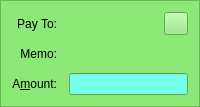
  <widget class="QFrame" name="SendCoins_SecurePaymentRequest">
   <property name="palette">
    <palette>
     <active>
      <colorrole role="WindowText">
       <brush brushstyle="SolidPattern">
        <color alpha="255">
         <red>0</red>
         <green>0</green>
         <blue>0</blue>
        </color>
       </brush>
      </colorrole>
      <colorrole role="Button">
       <brush brushstyle="SolidPattern">
        <color alpha="255">
         <red>140</red>
         <green>232</green>
         <blue>119</blue>
        </color>
       </brush>
      </colorrole>
      <colorrole role="Light">
       <brush brushstyle="SolidPattern">
        <color alpha="255">
         <red>230</red>
         <green>255</green>
         <blue>224</blue>
        </color>
       </brush>
      </colorrole>
      <colorrole role="Midlight">
       <brush brushstyle="SolidPattern">
        <color alpha="255">
         <red>185</red>
         <green>243</green>
         <blue>171</blue>
        </color>
       </brush>
      </colorrole>
      <colorrole role="Dark">
       <brush brushstyle="SolidPattern">
        <color alpha="255">
         <red>70</red>
         <green>116</green>
         <blue>59</blue>
        </color>
       </brush>
      </colorrole>
      <colorrole role="Mid">
       <brush brushstyle="SolidPattern">
        <color alpha="255">
         <red>93</red>
         <green>155</green>
         <blue>79</blue>
        </color>
       </brush>
      </colorrole>
      <colorrole role="Text">
       <brush brushstyle="SolidPattern">
        <color alpha="255">
         <red>0</red>
         <green>0</green>
         <blue>0</blue>
        </color>
       </brush>
      </colorrole>
      <colorrole role="BrightText">
       <brush brushstyle="SolidPattern">
        <color alpha="255">
         <red>155</red>
         <green>255</green>
         <blue>147</blue>
        </color>
       </brush>
      </colorrole>
      <colorrole role="ButtonText">
       <brush brushstyle="SolidPattern">
        <color alpha="255">
         <red>0</red>
         <green>0</green>
         <blue>0</blue>
        </color>
       </brush>
      </colorrole>
      <colorrole role="Base">
       <brush brushstyle="SolidPattern">
        <color alpha="255">
         <red>119</red>
         <green>255</green>
         <blue>233</blue>
        </color>
       </brush>
      </colorrole>
      <colorrole role="Window">
       <brush brushstyle="SolidPattern">
        <color alpha="255">
         <red>140</red>
         <green>232</green>
         <blue>119</blue>
        </color>
       </brush>
      </colorrole>
      <colorrole role="Shadow">
       <brush brushstyle="SolidPattern">
        <color alpha="255">
         <red>0</red>
         <green>0</green>
         <blue>0</blue>
        </color>
       </brush>
      </colorrole>
      <colorrole role="AlternateBase">
       <brush brushstyle="SolidPattern">
        <color alpha="255">
         <red>197</red>
         <green>243</green>
         <blue>187</blue>
        </color>
       </brush>
      </colorrole>
      <colorrole role="NoRole">
       <brush brushstyle="SolidPattern">
        <color alpha="255">
         <red>125</red>
         <green>194</green>
         <blue>122</blue>
        </color>
       </brush>
      </colorrole>
      <colorrole role="ToolTipBase">
       <brush brushstyle="SolidPattern">
        <color alpha="255">
         <red>255</red>
         <green>255</green>
         <blue>220</blue>
        </color>
       </brush>
      </colorrole>
      <colorrole role="ToolTipText">
       <brush brushstyle="SolidPattern">
        <color alpha="255">
         <red>0</red>
         <green>0</green>
         <blue>0</blue>
        </color>
       </brush>
      </colorrole>
     </active>
     <inactive>
      <colorrole role="WindowText">
       <brush brushstyle="SolidPattern">
        <color alpha="255">
         <red>0</red>
         <green>0</green>
         <blue>0</blue>
        </color>
       </brush>
      </colorrole>
      <colorrole role="Button">
       <brush brushstyle="SolidPattern">
        <color alpha="255">
         <red>140</red>
         <green>232</green>
         <blue>119</blue>
        </color>
       </brush>
      </colorrole>
      <colorrole role="Light">
       <brush brushstyle="SolidPattern">
        <color alpha="255">
         <red>230</red>
         <green>255</green>
         <blue>224</blue>
        </color>
       </brush>
      </colorrole>
      <colorrole role="Midlight">
       <brush brushstyle="SolidPattern">
        <color alpha="255">
         <red>185</red>
         <green>243</green>
         <blue>171</blue>
        </color>
       </brush>
      </colorrole>
      <colorrole role="Dark">
       <brush brushstyle="SolidPattern">
        <color alpha="255">
         <red>70</red>
         <green>116</green>
         <blue>59</blue>
        </color>
       </brush>
      </colorrole>
      <colorrole role="Mid">
       <brush brushstyle="SolidPattern">
        <color alpha="255">
         <red>93</red>
         <green>155</green>
         <blue>79</blue>
        </color>
       </brush>
      </colorrole>
      <colorrole role="Text">
       <brush brushstyle="SolidPattern">
        <color alpha="255">
         <red>0</red>
         <green>0</green>
         <blue>0</blue>
        </color>
       </brush>
      </colorrole>
      <colorrole role="BrightText">
       <brush brushstyle="SolidPattern">
        <color alpha="255">
         <red>155</red>
         <green>255</green>
         <blue>147</blue>
        </color>
       </brush>
      </colorrole>
      <colorrole role="ButtonText">
       <brush brushstyle="SolidPattern">
        <color alpha="255">
         <red>0</red>
         <green>0</green>
         <blue>0</blue>
        </color>
       </brush>
      </colorrole>
      <colorrole role="Base">
       <brush brushstyle="SolidPattern">
        <color alpha="255">
         <red>119</red>
         <green>255</green>
         <blue>233</blue>
        </color>
       </brush>
      </colorrole>
      <colorrole role="Window">
       <brush brushstyle="SolidPattern">
        <color alpha="255">
         <red>140</red>
         <green>232</green>
         <blue>119</blue>
        </color>
       </brush>
      </colorrole>
      <colorrole role="Shadow">
       <brush brushstyle="SolidPattern">
        <color alpha="255">
         <red>0</red>
         <green>0</green>
         <blue>0</blue>
        </color>
       </brush>
      </colorrole>
      <colorrole role="AlternateBase">
       <brush brushstyle="SolidPattern">
        <color alpha="255">
         <red>197</red>
         <green>243</green>
         <blue>187</blue>
        </color>
       </brush>
      </colorrole>
      <colorrole role="NoRole">
       <brush brushstyle="SolidPattern">
        <color alpha="255">
         <red>125</red>
         <green>194</green>
         <blue>122</blue>
        </color>
       </brush>
      </colorrole>
      <colorrole role="ToolTipBase">
       <brush brushstyle="SolidPattern">
        <color alpha="255">
         <red>255</red>
         <green>255</green>
         <blue>220</blue>
        </color>
       </brush>
      </colorrole>
      <colorrole role="ToolTipText">
       <brush brushstyle="SolidPattern">
        <color alpha="255">
         <red>0</red>
         <green>0</green>
         <blue>0</blue>
        </color>
       </brush>
      </colorrole>
     </inactive>
     <disabled>
      <colorrole role="WindowText">
       <brush brushstyle="SolidPattern">
        <color alpha="255">
         <red>70</red>
         <green>116</green>
         <blue>59</blue>
        </color>
       </brush>
      </colorrole>
      <colorrole role="Button">
       <brush brushstyle="SolidPattern">
        <color alpha="255">
         <red>140</red>
         <green>232</green>
         <blue>119</blue>
        </color>
       </brush>
      </colorrole>
      <colorrole role="Light">
       <brush brushstyle="SolidPattern">
        <color alpha="255">
         <red>230</red>
         <green>255</green>
         <blue>224</blue>
        </color>
       </brush>
      </colorrole>
      <colorrole role="Midlight">
       <brush brushstyle="SolidPattern">
        <color alpha="255">
         <red>185</red>
         <green>243</green>
         <blue>171</blue>
        </color>
       </brush>
      </colorrole>
      <colorrole role="Dark">
       <brush brushstyle="SolidPattern">
        <color alpha="255">
         <red>70</red>
         <green>116</green>
         <blue>59</blue>
        </color>
       </brush>
      </colorrole>
      <colorrole role="Mid">
       <brush brushstyle="SolidPattern">
        <color alpha="255">
         <red>93</red>
         <green>155</green>
         <blue>79</blue>
        </color>
       </brush>
      </colorrole>
      <colorrole role="Text">
       <brush brushstyle="SolidPattern">
        <color alpha="255">
         <red>70</red>
         <green>116</green>
         <blue>59</blue>
        </color>
       </brush>
      </colorrole>
      <colorrole role="BrightText">
       <brush brushstyle="SolidPattern">
        <color alpha="255">
         <red>155</red>
         <green>255</green>
         <blue>147</blue>
        </color>
       </brush>
      </colorrole>
      <colorrole role="ButtonText">
       <brush brushstyle="SolidPattern">
        <color alpha="255">
         <red>70</red>
         <green>116</green>
         <blue>59</blue>
        </color>
       </brush>
      </colorrole>
      <colorrole role="Base">
       <brush brushstyle="SolidPattern">
        <color alpha="255">
         <red>140</red>
         <green>232</green>
         <blue>119</blue>
        </color>
       </brush>
      </colorrole>
      <colorrole role="Window">
       <brush brushstyle="SolidPattern">
        <color alpha="255">
         <red>140</red>
         <green>232</green>
         <blue>119</blue>
        </color>
       </brush>
      </colorrole>
      <colorrole role="Shadow">
       <brush brushstyle="SolidPattern">
        <color alpha="255">
         <red>0</red>
         <green>0</green>
         <blue>0</blue>
        </color>
       </brush>
      </colorrole>
      <colorrole role="AlternateBase">
       <brush brushstyle="SolidPattern">
        <color alpha="255">
         <red>140</red>
         <green>232</green>
         <blue>119</blue>
        </color>
       </brush>
      </colorrole>
      <colorrole role="NoRole">
       <brush brushstyle="SolidPattern">
        <color alpha="255">
         <red>125</red>
         <green>194</green>
         <blue>122</blue>
        </color>
       </brush>
      </colorrole>
      <colorrole role="ToolTipBase">
       <brush brushstyle="SolidPattern">
        <color alpha="255">
         <red>255</red>
         <green>255</green>
         <blue>220</blue>
        </color>
       </brush>
      </colorrole>
      <colorrole role="ToolTipText">
       <brush brushstyle="SolidPattern">
        <color alpha="255">
         <red>0</red>
         <green>0</green>
         <blue>0</blue>
        </color>
       </brush>
      </colorrole>
     </disabled>
    </palette>
   </property>
   <property name="toolTip">
    <string>This is a verified payment request.</string>
   </property>
   <property name="autoFillBackground">
    <bool>true</bool>
   </property>
   <property name="frameShape">
    <enum>QFrame::StyledPanel</enum>
   </property>
   <property name="frameShadow">
    <enum>QFrame::Sunken</enum>
   </property>
   <layout class="QGridLayout" name="gridLayout_s">
    <property name="spacing">
     <number>12</number>
    </property>
    <item row="0" column="0">
     <widget class="QLabel" name="payToLabel_s">
      <property name="text">
       <string>Pay To:</string>
      </property>
      <property name="alignment">
       <set>Qt::AlignRight|Qt::AlignTrailing|Qt::AlignVCenter</set>
      </property>
     </widget>
    </item>
    <item row="0" column="1">
     <layout class="QHBoxLayout" name="payToLayout_s">
      <property name="spacing">
       <number>0</number>
      </property>
      <item>
       <widget class="QLabel" name="payTo_s">
        <property name="textFormat">
         <enum>Qt::PlainText</enum>
        </property>
       </widget>
      </item>
      <item>
       <widget class="QToolButton" name="deleteButton_s">
        <property name="toolTip">
         <string>Remove this entry</string>
        </property>
        <property name="text">
         <string/>
        </property>
        <property name="icon">
         <iconset>
          <normaloff>:/icons/remove</normaloff>:/icons/remove</iconset>
        </property>
       </widget>
      </item>
     </layout>
    </item>
    <item row="1" column="0">
     <widget class="QLabel" name="memoLabel_s">
      <property name="text">
       <string>Memo:</string>
      </property>
      <property name="alignment">
       <set>Qt::AlignRight|Qt::AlignTrailing|Qt::AlignVCenter</set>
      </property>
     </widget>
    </item>
    <item row="1" column="1">
     <widget class="QLabel" name="memoTextLabel_s">
      <property name="textFormat">
       <enum>Qt::PlainText</enum>
      </property>
     </widget>
    </item>
    <item row="2" column="0">
     <widget class="QLabel" name="amountLabel_s">
      <property name="text">
       <string>A&amp;mount:</string>
      </property>
      <property name="alignment">
       <set>Qt::AlignRight|Qt::AlignTrailing|Qt::AlignVCenter</set>
      </property>
      <property name="buddy">
       <cstring>payAmount_s</cstring>
      </property>
     </widget>
    </item>
    <item row="2" column="1">
     <widget class="MassGridAmountField" name="payAmount_s">
      <property name="acceptDrops">
       <bool>false</bool>
      </property>
     </widget>
    </item>
   </layout>
  </widget>
